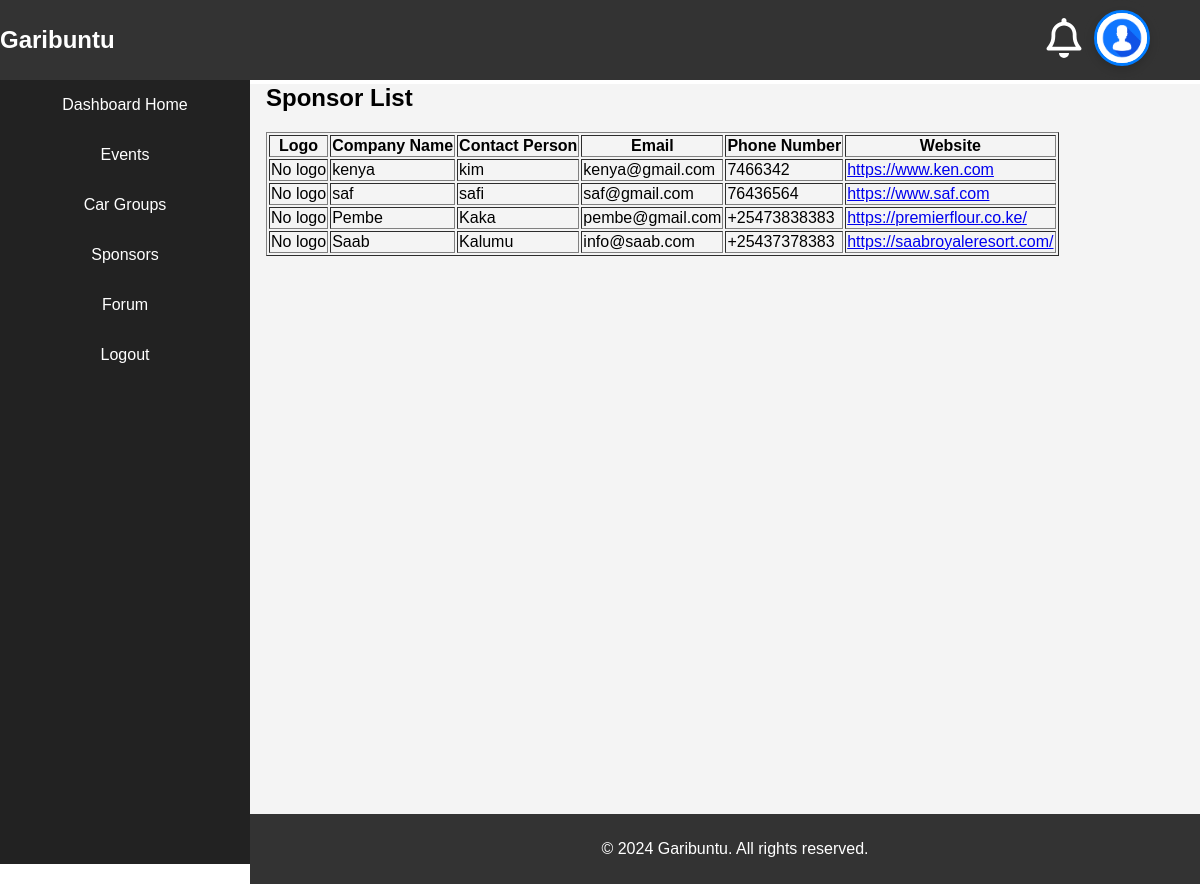
The app's page /dash-sponsors/, older data.
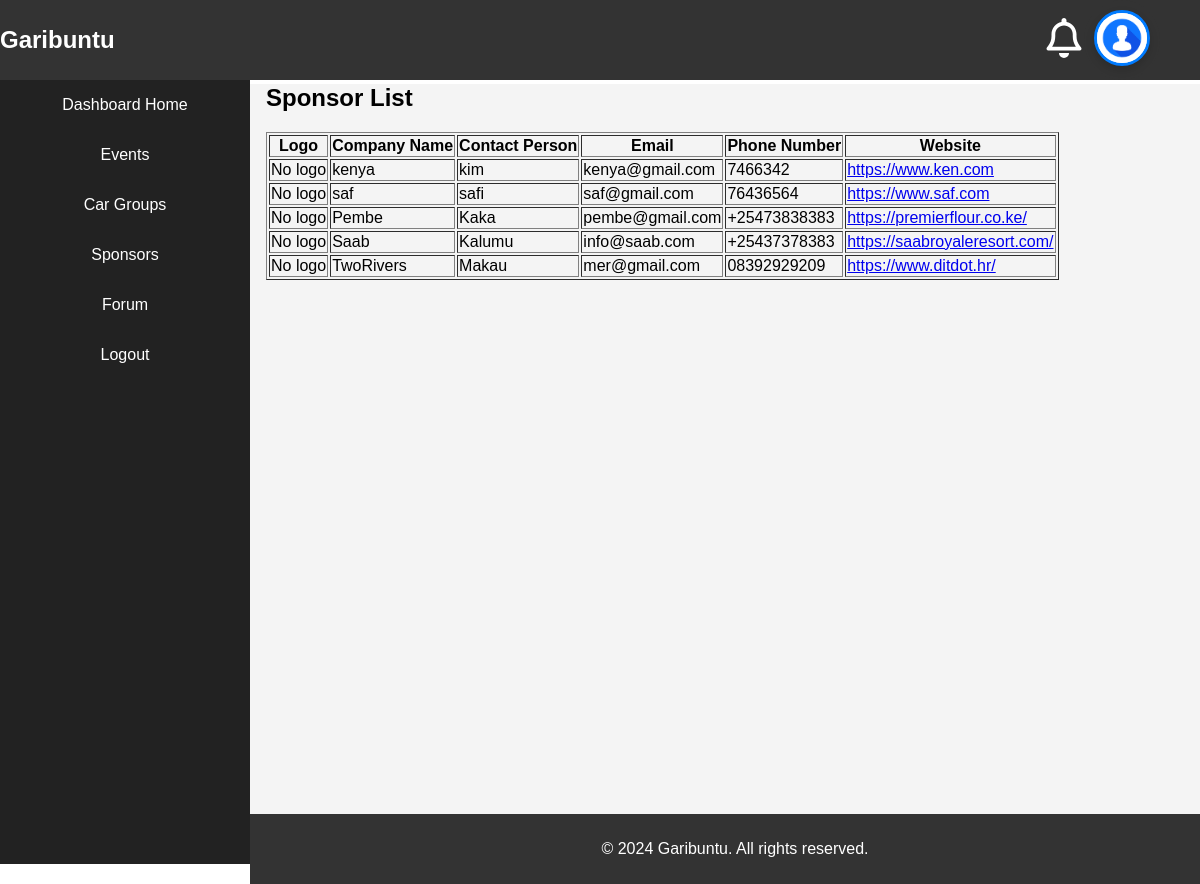
The same page, newer data.
### sponsors/models.py (models this page shows, shortened)
class Sponsor(models.Model):
    company_name = models.CharField(max_length=255, unique=True)
    contact_person = models.CharField(max_length=255)
    email = models.EmailField(unique=True)
    phone_number = models.CharField(max_length=20)
    logo = models.ImageField(upload_to='sponsor_logos/', blank=True, null=True)
    website_url = models.URLField(blank=True, null=True)
    password = models.CharField(max_length=128)  # Stores hashed password

### garibuntu/views.py (the view)
# urls.py: path('dash-sponsors/', views.sponsor_list, name='sponsor_list'),
def sponsor_list(request):
    sponsors = Sponsor.objects.all()
    return render(request, 'dash-sponsor-list.html', {'sponsors':sponsors})

### sponsors/sponsor_login_required.py (called while the page is built)
    def __call__(self, request):
        if request.path in [reverse('sponsors:sponsor_register'), reverse('sponsors:sponsor_login')]:
            return self.get_response(request)
        if request.path.startswith('/sponsors/') and not request.session.get('sponsor_id'):
            return redirect(reverse('sponsors:sponsor_login'))
        return self.get_response(request)

### garibuntu/templates/dash-sponsor-list.html (shortened to what this page needs)
{% extends "base-dash.html" %}
{% block content %}
<h2>Sponsor List</h2>
<table border="1">
    <thead>
        <tr>
            <th>Logo</th>
            <th>Company Name</th>
            <th>Contact Person</th>
            <th>Email</th>
            <th>Phone Number</th>
            <th>Website</th>
        </tr>
    </thead>
    <tbody>
        {% for sponsor in sponsors %}
            <tr>
                <td>
                    {% if sponsor.logo %}
                        <img src="{{ sponsor.logo.url }}" alt="{{ sponsor.company_name }} logo" style="width:300px;height:auto;">
                    {% else %}
                        No logo
                    {% endif %}
                </td>
                <td>{{ sponsor.company_name }}</td>
                <td>{{ sponsor.contact_person }}</td>
                <td>{{ sponsor.email }}</td>
                <td>{{ sponsor.phone_number }}</td>
                <td>
                    <a href="{{ sponsor.website_url }}" target="_blank">{{ sponsor.website_url }}</a>
                </td>
            </tr>
        {% empty %}
            <tr>
                <td colspan="6">No sponsors found.</td>
            </tr>
        {% endfor %}
    </tbody>
</table>
{% endblock %}

Row changes from the older to the newer data that the page shows:
added Sponsor: logo "No logo", company_name "TwoRivers", contact_person "Makau", email "mer@gmail.com", phone_number "08392929209", website_url "https://www.ditdot.hr/"
